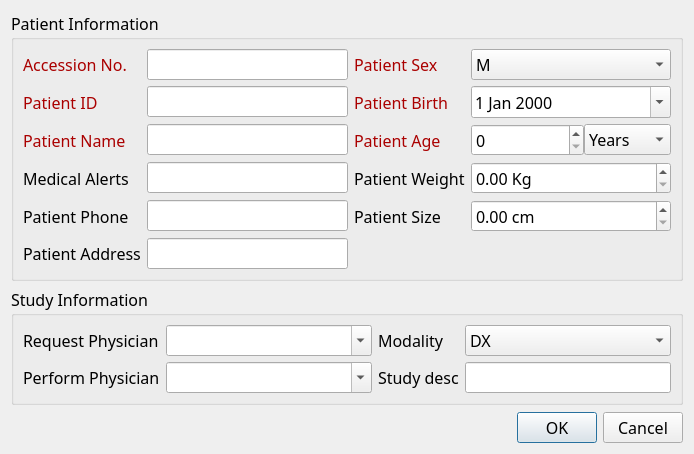
<?xml version="1.0" encoding="UTF-8"?>
<ui version="4.0">
 <class>NewStudyDialog</class>
 <widget class="QDialog" name="NewStudyDialog">
  <property name="geometry">
   <rect>
    <x>0</x>
    <y>0</y>
    <width>694</width>
    <height>454</height>
   </rect>
  </property>
  <property name="font">
   <font>
    <family>微软雅黑</family>
    <pointsize>12</pointsize>
   </font>
  </property>
  <property name="windowTitle">
   <string>Modify/New Study</string>
  </property>
  <layout class="QVBoxLayout" name="verticalLayout_2">
   <item>
    <widget class="QGroupBox" name="groupBox_9">
     <property name="title">
      <string>Patient Information</string>
     </property>
     <layout class="QGridLayout" name="gridLayout_9">
      <item row="7" column="5">
       <widget class="QDoubleSpinBox" name="patientSizeDSpin">
        <property name="suffix">
         <string> cm</string>
        </property>
       </widget>
      </item>
      <item row="0" column="1">
       <widget class="QLineEdit" name="accNumEdit">
        <property name="readOnly">
         <bool>true</bool>
        </property>
       </widget>
      </item>
      <item row="1" column="5">
       <widget class="QDateEdit" name="patientBirthDateEdit">
        <property name="sizePolicy">
         <sizepolicy hsizetype="Expanding" vsizetype="Fixed">
          <horstretch>0</horstretch>
          <verstretch>0</verstretch>
         </sizepolicy>
        </property>
        <property name="calendarPopup">
         <bool>true</bool>
        </property>
       </widget>
      </item>
      <item row="0" column="2">
       <widget class="QLabel" name="label_17">
        <property name="palette">
         <palette>
          <active>
           <colorrole role="WindowText">
            <brush brushstyle="SolidPattern">
             <color alpha="255">
              <red>170</red>
              <green>0</green>
              <blue>0</blue>
             </color>
            </brush>
           </colorrole>
          </active>
          <inactive>
           <colorrole role="WindowText">
            <brush brushstyle="SolidPattern">
             <color alpha="255">
              <red>170</red>
              <green>0</green>
              <blue>0</blue>
             </color>
            </brush>
           </colorrole>
          </inactive>
          <disabled>
           <colorrole role="WindowText">
            <brush brushstyle="SolidPattern">
             <color alpha="255">
              <red>120</red>
              <green>120</green>
              <blue>120</blue>
             </color>
            </brush>
           </colorrole>
          </disabled>
         </palette>
        </property>
        <property name="text">
         <string>Patient Sex</string>
        </property>
        <property name="buddy">
         <cstring>patientSexCombo</cstring>
        </property>
       </widget>
      </item>
      <item row="1" column="2">
       <widget class="QLabel" name="label_24">
        <property name="palette">
         <palette>
          <active>
           <colorrole role="WindowText">
            <brush brushstyle="SolidPattern">
             <color alpha="255">
              <red>170</red>
              <green>0</green>
              <blue>0</blue>
             </color>
            </brush>
           </colorrole>
          </active>
          <inactive>
           <colorrole role="WindowText">
            <brush brushstyle="SolidPattern">
             <color alpha="255">
              <red>170</red>
              <green>0</green>
              <blue>0</blue>
             </color>
            </brush>
           </colorrole>
          </inactive>
          <disabled>
           <colorrole role="WindowText">
            <brush brushstyle="SolidPattern">
             <color alpha="255">
              <red>120</red>
              <green>120</green>
              <blue>120</blue>
             </color>
            </brush>
           </colorrole>
          </disabled>
         </palette>
        </property>
        <property name="text">
         <string>Patient Birth</string>
        </property>
        <property name="buddy">
         <cstring>patientBirthDateEdit</cstring>
        </property>
       </widget>
      </item>
      <item row="0" column="5">
       <widget class="QComboBox" name="patientSexCombo">
        <item>
         <property name="text">
          <string>M</string>
         </property>
        </item>
        <item>
         <property name="text">
          <string>F</string>
         </property>
        </item>
        <item>
         <property name="text">
          <string>O</string>
         </property>
        </item>
       </widget>
      </item>
      <item row="1" column="1">
       <widget class="QLineEdit" name="patientIdEdit">
        <property name="readOnly">
         <bool>true</bool>
        </property>
       </widget>
      </item>
      <item row="1" column="0">
       <widget class="QLabel" name="label_25">
        <property name="palette">
         <palette>
          <active>
           <colorrole role="WindowText">
            <brush brushstyle="SolidPattern">
             <color alpha="255">
              <red>170</red>
              <green>0</green>
              <blue>0</blue>
             </color>
            </brush>
           </colorrole>
          </active>
          <inactive>
           <colorrole role="WindowText">
            <brush brushstyle="SolidPattern">
             <color alpha="255">
              <red>170</red>
              <green>0</green>
              <blue>0</blue>
             </color>
            </brush>
           </colorrole>
          </inactive>
          <disabled>
           <colorrole role="WindowText">
            <brush brushstyle="SolidPattern">
             <color alpha="255">
              <red>120</red>
              <green>120</green>
              <blue>120</blue>
             </color>
            </brush>
           </colorrole>
          </disabled>
         </palette>
        </property>
        <property name="text">
         <string>Patient ID</string>
        </property>
        <property name="buddy">
         <cstring>patientIdEdit</cstring>
        </property>
       </widget>
      </item>
      <item row="2" column="1">
       <widget class="QLineEdit" name="patientNameEdit"/>
      </item>
      <item row="0" column="0">
       <widget class="QLabel" name="label_26">
        <property name="palette">
         <palette>
          <active>
           <colorrole role="WindowText">
            <brush brushstyle="SolidPattern">
             <color alpha="255">
              <red>170</red>
              <green>0</green>
              <blue>0</blue>
             </color>
            </brush>
           </colorrole>
          </active>
          <inactive>
           <colorrole role="WindowText">
            <brush brushstyle="SolidPattern">
             <color alpha="255">
              <red>170</red>
              <green>0</green>
              <blue>0</blue>
             </color>
            </brush>
           </colorrole>
          </inactive>
          <disabled>
           <colorrole role="WindowText">
            <brush brushstyle="SolidPattern">
             <color alpha="255">
              <red>120</red>
              <green>120</green>
              <blue>120</blue>
             </color>
            </brush>
           </colorrole>
          </disabled>
         </palette>
        </property>
        <property name="text">
         <string>Accession No.</string>
        </property>
        <property name="buddy">
         <cstring>accNumEdit</cstring>
        </property>
       </widget>
      </item>
      <item row="2" column="0">
       <widget class="QLabel" name="label_30">
        <property name="palette">
         <palette>
          <active>
           <colorrole role="WindowText">
            <brush brushstyle="SolidPattern">
             <color alpha="255">
              <red>170</red>
              <green>0</green>
              <blue>0</blue>
             </color>
            </brush>
           </colorrole>
          </active>
          <inactive>
           <colorrole role="WindowText">
            <brush brushstyle="SolidPattern">
             <color alpha="255">
              <red>170</red>
              <green>0</green>
              <blue>0</blue>
             </color>
            </brush>
           </colorrole>
          </inactive>
          <disabled>
           <colorrole role="WindowText">
            <brush brushstyle="SolidPattern">
             <color alpha="255">
              <red>120</red>
              <green>120</green>
              <blue>120</blue>
             </color>
            </brush>
           </colorrole>
          </disabled>
         </palette>
        </property>
        <property name="text">
         <string>Patient Name</string>
        </property>
        <property name="buddy">
         <cstring>patientNameEdit</cstring>
        </property>
       </widget>
      </item>
      <item row="4" column="2">
       <widget class="QLabel" name="label_9">
        <property name="text">
         <string>Patient Weight</string>
        </property>
        <property name="buddy">
         <cstring>patientWeightDSpin</cstring>
        </property>
       </widget>
      </item>
      <item row="4" column="5">
       <widget class="QDoubleSpinBox" name="patientWeightDSpin">
        <property name="enabled">
         <bool>true</bool>
        </property>
        <property name="prefix">
         <string/>
        </property>
        <property name="suffix">
         <string> Kg</string>
        </property>
        <property name="maximum">
         <double>100000.000000000000000</double>
        </property>
       </widget>
      </item>
      <item row="7" column="2">
       <widget class="QLabel" name="label_16">
        <property name="text">
         <string>Patient Size</string>
        </property>
        <property name="buddy">
         <cstring>patientSizeDSpin</cstring>
        </property>
       </widget>
      </item>
      <item row="2" column="2">
       <widget class="QLabel" name="label">
        <property name="palette">
         <palette>
          <active>
           <colorrole role="WindowText">
            <brush brushstyle="SolidPattern">
             <color alpha="255">
              <red>170</red>
              <green>0</green>
              <blue>0</blue>
             </color>
            </brush>
           </colorrole>
          </active>
          <inactive>
           <colorrole role="WindowText">
            <brush brushstyle="SolidPattern">
             <color alpha="255">
              <red>170</red>
              <green>0</green>
              <blue>0</blue>
             </color>
            </brush>
           </colorrole>
          </inactive>
          <disabled>
           <colorrole role="WindowText">
            <brush brushstyle="SolidPattern">
             <color alpha="255">
              <red>120</red>
              <green>120</green>
              <blue>120</blue>
             </color>
            </brush>
           </colorrole>
          </disabled>
         </palette>
        </property>
        <property name="text">
         <string>Patient Age</string>
        </property>
        <property name="buddy">
         <cstring>patientAgeSpin</cstring>
        </property>
       </widget>
      </item>
      <item row="2" column="5">
       <layout class="QHBoxLayout" name="horizontalLayout_4" stretch="1,0">
        <property name="spacing">
         <number>0</number>
        </property>
        <item>
         <widget class="QSpinBox" name="patientAgeSpin">
          <property name="sizePolicy">
           <sizepolicy hsizetype="Expanding" vsizetype="Fixed">
            <horstretch>0</horstretch>
            <verstretch>0</verstretch>
           </sizepolicy>
          </property>
          <property name="maximum">
           <number>99999</number>
          </property>
         </widget>
        </item>
        <item>
         <widget class="QComboBox" name="patientAgeCombo">
          <property name="sizePolicy">
           <sizepolicy hsizetype="Minimum" vsizetype="Fixed">
            <horstretch>0</horstretch>
            <verstretch>0</verstretch>
           </sizepolicy>
          </property>
          <item>
           <property name="text">
            <string>Years</string>
           </property>
          </item>
          <item>
           <property name="text">
            <string>Months</string>
           </property>
          </item>
          <item>
           <property name="text">
            <string>Weeks</string>
           </property>
          </item>
          <item>
           <property name="text">
            <string>Days</string>
           </property>
          </item>
         </widget>
        </item>
       </layout>
      </item>
      <item row="8" column="1">
       <widget class="QLineEdit" name="patientAddrEdit">
        <property name="enabled">
         <bool>true</bool>
        </property>
       </widget>
      </item>
      <item row="7" column="1">
       <widget class="QLineEdit" name="patientPhoneEdit">
        <property name="enabled">
         <bool>true</bool>
        </property>
        <property name="sizePolicy">
         <sizepolicy hsizetype="Preferred" vsizetype="Fixed">
          <horstretch>0</horstretch>
          <verstretch>0</verstretch>
         </sizepolicy>
        </property>
       </widget>
      </item>
      <item row="8" column="0">
       <widget class="QLabel" name="label_23">
        <property name="text">
         <string>Patient Address</string>
        </property>
        <property name="buddy">
         <cstring>patientAddrEdit</cstring>
        </property>
       </widget>
      </item>
      <item row="7" column="0">
       <widget class="QLabel" name="label_33">
        <property name="text">
         <string>Patient Phone</string>
        </property>
        <property name="buddy">
         <cstring>patientPhoneEdit</cstring>
        </property>
       </widget>
      </item>
      <item row="4" column="0">
       <widget class="QLabel" name="label_2">
        <property name="text">
         <string>Medical Alerts</string>
        </property>
        <property name="buddy">
         <cstring>medicalAlertEdit</cstring>
        </property>
       </widget>
      </item>
      <item row="4" column="1">
       <widget class="QLineEdit" name="medicalAlertEdit"/>
      </item>
     </layout>
    </widget>
   </item>
   <item>
    <widget class="QGroupBox" name="groupBox_10">
     <property name="title">
      <string>Study Information</string>
     </property>
     <layout class="QGridLayout" name="gridLayout">
      <item row="0" column="1">
       <widget class="QComboBox" name="reqPhysicianCombo">
        <property name="sizePolicy">
         <sizepolicy hsizetype="Expanding" vsizetype="Fixed">
          <horstretch>0</horstretch>
          <verstretch>0</verstretch>
         </sizepolicy>
        </property>
        <property name="minimumSize">
         <size>
          <width>120</width>
          <height>0</height>
         </size>
        </property>
        <property name="editable">
         <bool>true</bool>
        </property>
       </widget>
      </item>
      <item row="0" column="2">
       <widget class="QLabel" name="label_31">
        <property name="text">
         <string>Modality</string>
        </property>
        <property name="buddy">
         <cstring>modalityCombo</cstring>
        </property>
       </widget>
      </item>
      <item row="0" column="0">
       <widget class="QLabel" name="label_34">
        <property name="text">
         <string>Request Physician</string>
        </property>
        <property name="buddy">
         <cstring>reqPhysicianCombo</cstring>
        </property>
       </widget>
      </item>
      <item row="0" column="3">
       <widget class="QComboBox" name="modalityCombo">
        <item>
         <property name="text">
          <string>DX</string>
         </property>
        </item>
        <item>
         <property name="text">
          <string>CT</string>
         </property>
        </item>
        <item>
         <property name="text">
          <string>CR</string>
         </property>
        </item>
        <item>
         <property name="text">
          <string>MR</string>
         </property>
        </item>
       </widget>
      </item>
      <item row="1" column="0">
       <widget class="QLabel" name="label_46">
        <property name="text">
         <string>Perform Physician</string>
        </property>
        <property name="buddy">
         <cstring>perPhysicianCombo</cstring>
        </property>
       </widget>
      </item>
      <item row="1" column="1">
       <widget class="QComboBox" name="perPhysicianCombo">
        <property name="sizePolicy">
         <sizepolicy hsizetype="Expanding" vsizetype="Fixed">
          <horstretch>0</horstretch>
          <verstretch>0</verstretch>
         </sizepolicy>
        </property>
        <property name="editable">
         <bool>true</bool>
        </property>
       </widget>
      </item>
      <item row="1" column="2">
       <widget class="QLabel" name="label_27">
        <property name="text">
         <string>Study desc</string>
        </property>
        <property name="buddy">
         <cstring>studyDescEdit</cstring>
        </property>
       </widget>
      </item>
      <item row="1" column="3">
       <widget class="QLineEdit" name="studyDescEdit"/>
      </item>
     </layout>
    </widget>
   </item>
   <item>
    <spacer name="verticalSpacer">
     <property name="orientation">
      <enum>Qt::Vertical</enum>
     </property>
     <property name="sizeHint" stdset="0">
      <size>
       <width>20</width>
       <height>40</height>
      </size>
     </property>
    </spacer>
   </item>
   <item>
    <layout class="QHBoxLayout" name="horizontalLayout_2">
     <item>
      <spacer name="horizontalSpacer">
       <property name="orientation">
        <enum>Qt::Horizontal</enum>
       </property>
       <property name="sizeHint" stdset="0">
        <size>
         <width>40</width>
         <height>20</height>
        </size>
       </property>
      </spacer>
     </item>
     <item>
      <widget class="QPushButton" name="okButton">
       <property name="text">
        <string>OK</string>
       </property>
       <property name="default">
        <bool>true</bool>
       </property>
      </widget>
     </item>
     <item>
      <widget class="QPushButton" name="cancelButton">
       <property name="text">
        <string>Cancel</string>
       </property>
      </widget>
     </item>
    </layout>
   </item>
  </layout>
 </widget>
 <tabstops>
  <tabstop>patientNameEdit</tabstop>
  <tabstop>patientSexCombo</tabstop>
  <tabstop>patientBirthDateEdit</tabstop>
  <tabstop>accNumEdit</tabstop>
  <tabstop>patientIdEdit</tabstop>
  <tabstop>reqPhysicianCombo</tabstop>
  <tabstop>modalityCombo</tabstop>
  <tabstop>perPhysicianCombo</tabstop>
  <tabstop>okButton</tabstop>
  <tabstop>cancelButton</tabstop>
 </tabstops>
 <resources/>
 <connections>
  <connection>
   <sender>cancelButton</sender>
   <signal>clicked()</signal>
   <receiver>NewStudyDialog</receiver>
   <slot>reject()</slot>
   <hints>
    <hint type="sourcelabel">
     <x>693</x>
     <y>582</y>
    </hint>
    <hint type="destinationlabel">
     <x>726</x>
     <y>583</y>
    </hint>
   </hints>
  </connection>
 </connections>
</ui>
